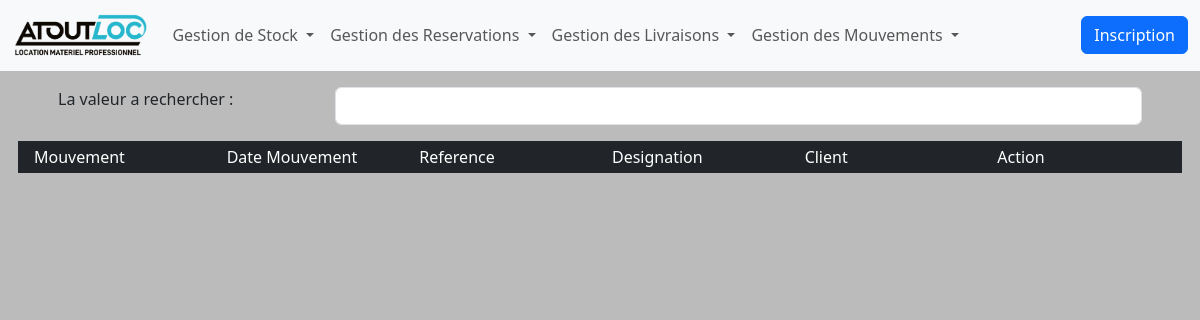
The page /movement/ on the database as committed earlier.
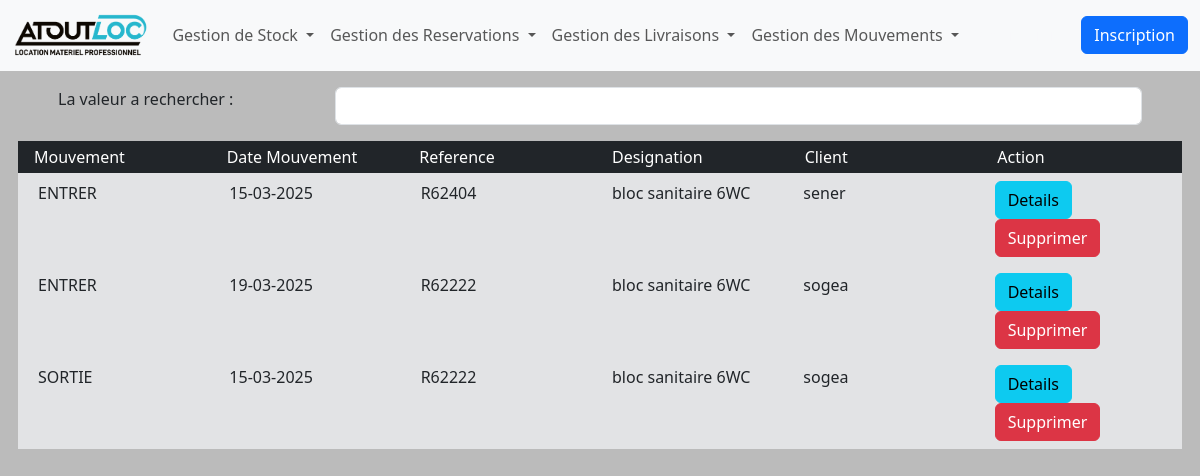
The same page on the database as committed later.
### inventaire/models.py (models this page shows, shortened)
class Movement(models.Model):
    typeMovement=models.CharField(max_length=20)
    dateMovement=models.DateField()
    typeLocation=models.CharField(max_length=30)
    depot=models.CharField(max_length=30)
    refMateriel=models.CharField(max_length=30)
    designation=models.CharField(max_length=50)
    qte=models.IntegerField()
    client=models.CharField(max_length=60)
    lieu=models.CharField(max_length=60)
    matTrans=models.CharField(max_length=40,null=True)
    condTrans=models.CharField(max_length=30,null=True)
    observations=models.CharField(max_length=200,null=True)

### inventaire/views.py (the view)
# urls.py: path('movement/',movement,name='movement'),
def movement(request):
    data=Movement.objects.all()
    return render(request,"inventaire/movements.html",{'data':data})

### inventaire/templates/inventaire/movements.html (shortened to what this page needs)
{% extends 'base.html' %}
{% block content%}
<div class=" mt-1">
    <div class="row m-3 ">
        <div class="col-md-3"><label for="search">La valeur a rechercher :</label></div>
        <div class="col-md-9"> <input id="searchMovement" type="text" class="form-control"></div>
    </div>
</div>
<div class="row bg-dark p-1 text-white">
    <div class="col-md-2">Mouvement</div>
    <div class="col-md-2">Date Mouvement</div>
    <div class="col-md-2">Reference</div>
    <div class="col-md-2">Designation</div>
    <div class="col-md-2">Client</div>
    <div class="col-md-2">Action</div>
</div>
<div  id="bodyMovement">
{% for d in data%}
{% url 'deleteMovement' d.id  as url %}
    <div class="row bg-secondary-subtle p-2">
        <div class="col-md-2">{{d.typeMovement}}</div>
        <div class="col-md-2">{{d.dateMovement|date:"d-m-Y"}}</div>
        <div class="col-md-2">{{d.refMateriel}}</div>
        <div class="col-md-2">{{d.designation}}</div>
        <div class="col-md-2">{{d.client}}</div>
        <div class="col-md-2 flex-row">
            <a href="{% url 'detailMovement' d.id %}"><input type="button" class="btn btn-info" value="Details"></a>
            <a onclick="addHref('{{url}}')" class="btn btn-danger"> Supprimer</a>
        </div>
    </div>
    {% endfor%}
</div>
{% endblock content%}

Rows that differ between the two databases and show on the page:
added Movement: typeMovement "ENTRER", dateMovement "15-03-2025", refMateriel "R62404", designation "bloc sanitaire 6WC", client "sener"
added Movement: typeMovement "ENTRER", dateMovement "19-03-2025", refMateriel "R62222", designation "bloc sanitaire 6WC", client "sogea"
added Movement: typeMovement "SORTIE", dateMovement "15-03-2025", refMateriel "R62222", designation "bloc sanitaire 6WC", client "sogea"
